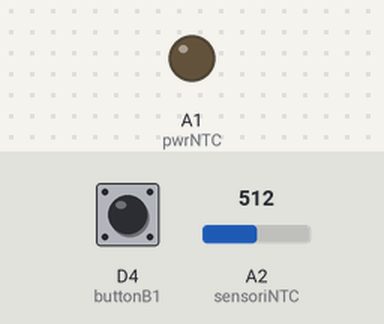
The program below on a simulated Adafruit Feather M0. Parts: output pins drawn as LEDs (lit = HIGH). The test bench sets the inputs (shaded band); at power-on: D4 (buttonB1) HIGH, A2 (sensoriNTC) = 512 (analog values on the 0–1023 scale). What the program prints to the serial monitor is not drawn.

Above: at 1.2 s.
1.3 s: D4 (buttonB1) pulled LOW for 0.15 s
Timing chart, 0 to 4.3 s (numbered marks = the images above; inputs shaded):
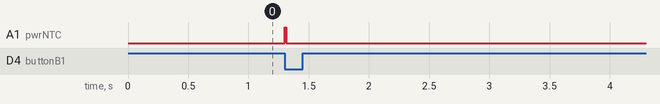

Measured:
- after the input at 1.3 s, A1 (pwrNTC): LOW → HIGH at once, → LOW 0.01 s later

The program:

main.cpp
```cpp
/*
  Ohjelma testaa NTC-anturin käynnistyksen yhteydessä sensorin
  asettumisaikaa. Kun nappia B1 painaa, asetetaan ntc-sensrorille
  virrat päälle ja suoritetaan heti 50 mittausta lyhyin aikavälein.
  Lopuksi mittaustulokset tulostetaan monitoriin.
*/

#include <Arduino.h>

int buttonB1 = 4;
int pwrNTC = A1;
int sensoriNTC = A2;
unsigned long int alkuAika = 0;
unsigned long int loppuAika = 0;
int mittaukset[50];
int a = 0;

void setup()
{
  Serial.begin(9600);
  while(!Serial);

  pinMode(buttonB1, INPUT_PULLUP);
  pinMode(pwrNTC, OUTPUT);
  pinMode(sensoriNTC, INPUT);
}

void loop()
{
  digitalWrite(pwrNTC, LOW);        // varmistetaan että sensorissa ei ole virrat päällä
  analogReadResolution(10);
  if ((!digitalRead(buttonB1)) && (a == 0))   // kun nappia painetaan, a varmistaa että tämä tehdään vain kerran
  {
    Serial.println("aloitus");        // debuggausta varten
    digitalWrite(pwrNTC, HIGH);       // virrat päälle sensoriin
    alkuAika = micros();              // otetaan aloitusaika talteen

    for (int i=0; i<50; i++)
    {
      mittaukset[i] = analogRead(sensoriNTC);       // luetaan 50 mittausta taulukkoon
      delayMicroseconds(100);
    }
    loppuAika = micros();             // loppuaika talteen
    a = 1;                            // a varmistaa että mittaukset tehdään vain kerran

    for (int i=0; i<50; i++)
    {
      Serial.println(mittaukset[i]);      // tulostetaan mittaukset

    }
    Serial.println(" ");
    Serial.print("Kokonaisaika: ");
    Serial.println(loppuAika-alkuAika);
    Serial.print("Yhden mittauksen aika: ");
    Serial.println((loppuAika-alkuAika)/50.0);

  }
}
```
